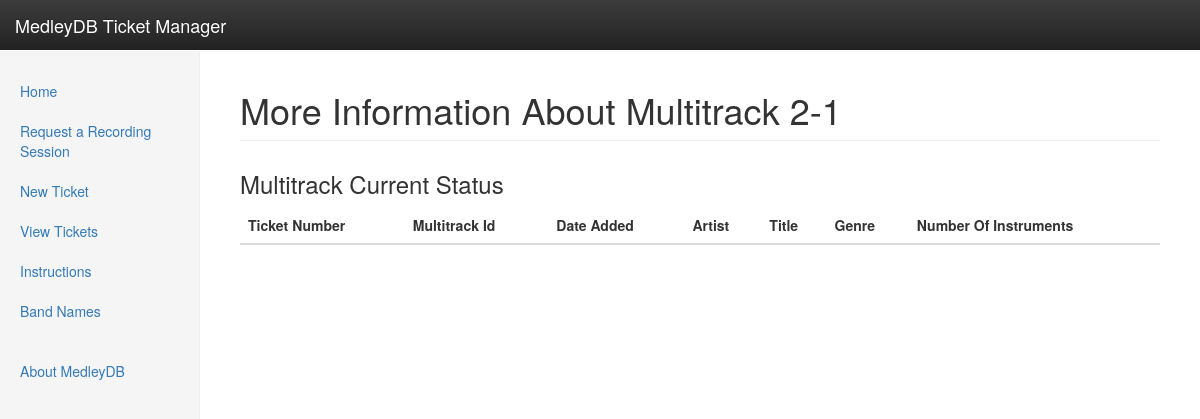
The page /multitrack?multitrack_id=2-1 on the database as committed earlier.
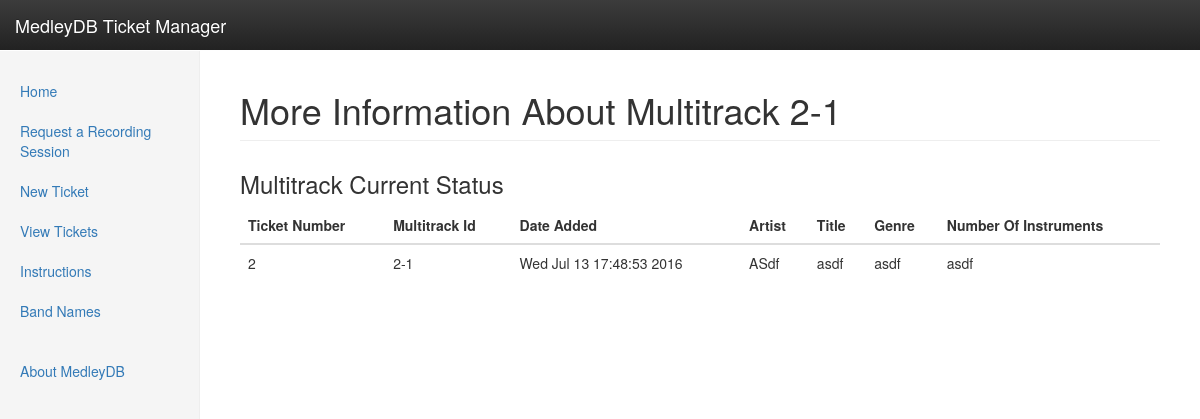
The same page on the database as committed later.
### tables this page shows
CREATE TABLE multitracks
( ticket_number varchar(20),
  multitrack_id varchar(20) PRIMARY KEY,
  date_added datetime,
  artist varchar(20),
  title varchar(20),
  genre varchar(20),
  number_of_instruments varchar(20)
);

### webapp.py (the view)
@APP.route('/multitrack')
def multitrack():
    ticket_number = request.args.get('ticket_number')
    multitrack_id = request.args.get('multitrack_id')
    db_connection = connect_db(APP)
    multitrack_status_headers = get_header(APP, 'multitracks')
    formatted_multitrack_status_headers = [
        format_headers(h) for h in multitrack_status_headers
    ]
    multitrack_status_cursor = db_connection.execute(
        'select * from multitracks where multitrack_id="{}"'.format(
            multitrack_id
        )
    )
    multitrack_status = fill_table(
        multitrack_status_headers, multitrack_status_cursor
    )
    return render_template(
        'multitrack.html', multitrack_id=multitrack_id,
        ticket_number=ticket_number,
        multitrack_status_headers=multitrack_status_headers,
        formatted_multitrack_status_headers=formatted_multitrack_status_headers,
        multitrack_status=multitrack_status
    )

### utils.py (called while the page is built)
def connect_db(app):
    db_connection = sqlite3.connect(app.config['DATABASE'])
    db_connection.row_factory = sqlite3.Row
    return db_connection

def get_header(app, table_name):
    db_connection = connect_db(app)
    cursor = db_connection.execute('select * from {}'.format(table_name))
    column_headers = list(map(lambda x: x[0], cursor.description))
    return column_headers

def fill_table(headers, cursor):
    table = {}
    for name in headers:
        table[name] = []
    for row in cursor:
        for name, item in zip(headers, row):
            table[name].append(item)
    return table

def format_headers(column_name):
    return column_name.replace("_", " ").title()

### templates/multitrack.html
{% extends "template.html" %}
{% block content %}
<h1 class="sub-header">More Information About Multitrack {{ multitrack_id }} </h1>
      <div class="table-responsive">
        <h3>Multitrack Current Status</h3>
        <table class="table">
          <thead>
            {% for col in range(formatted_multitrack_status_headers|count) %}
                <th>{{ formatted_multitrack_status_headers[col] }}</th>
            {% endfor %}
          </thead>
          <tbody>
            {% for row_index in range(multitrack_status['multitrack_id']|count) %}
                <tr>
                  {% for col in range(multitrack_status_headers |count) %}
                    <td>{{ multitrack_status[multitrack_status_headers[col]][row_index] }}</td>
                  {% endfor %}
                </tr>
            {% endfor %}
          </tbody>
        </table>
      </div>
{% endblock %}

### templates/template.html (shortened to what this page needs)
<!doctype html>
<html lang="en">
    <head>
        <link rel="stylesheet" href="https://maxcdn.bootstrapcdn.com/bootstrap/3.3.6/css/bootstrap.min.css">
        <link rel="stylesheet" href="https://maxcdn.bootstrapcdn.com/bootstrap/3.3.6/css/bootstrap-theme.min.css">
        <link href="static/style.css" rel="stylesheet">
    </head>
    <body data-spy="spyscroll" data-target=".navbar-default">
        <nav class="navbar navbar-inverse navbar-fixed-top">
          <div class="container-fluid">
            <div class="navbar-header">
              <a class="navbar-brand" href="#">MedleyDB Ticket Manager</a>
            </div>
          </div>
        </nav>
        <div class="container-fluid">
          <div class="row">
            <div class="col-sm-3 col-md-2 sidebar" >
              <ul class="nav nav-sidebar" >
                <li ><a href="/">Home</a></li>
                <li ><a href="/requestrecord">Request a Recording Session</a></li>
                <li ><a href="/newticket">New Ticket</a></li>
                <li ><a href="/viewtickets">View Tickets</a></li>
                <li ><a href="/instructions">Instructions</a></li>
                <li ><a href="/bandnames">Band Names</a></li>
              </ul>
              <ul class="nav nav-sidebar">
                <li><a href="http://medleydb.weebly.com">About MedleyDB</a></li>
              </ul>
            </div>
            <div class="col-sm-9 col-sm-offset-3 col-md-10 col-md-offset-2 main">
                {% block content %}{% endblock %}
            </div>
          </div>
        </div>
    </body>
</html>

### static/style.css (style rules this page uses)
body { padding-top: 50px; }
.sub-header { padding-bottom: 10px; border-bottom: 1px solid #eee; }
.navbar-fixed-top { border: 0; }
.sidebar { display: none; }
@media (min-width: 768px) { .sidebar { position: fixed; top: 51px; bottom: 0; left: 0; z-index: 1000; display: block; padding: 20px; overflow-x: hidden; overflow-y: auto; background-color: #f5f5f5; border-right: 1px solid #eee; } }
.nav-sidebar { margin-right: -21px; margin-bottom: 20px; margin-left: -20px; }
.nav-sidebar > li > a { padding-right: 20px; padding-left: 20px; }
.main { padding: 20px; }
@media (min-width: 768px) { .main { padding-right: 40px; padding-left: 40px; } }

Rows that differ between the two databases and show on the page:
added multitracks: multitrack_id "2-1" "Wed Jul 13 17:48:53 2016" "ASdf" "asdf" "asdf" "asdf"
Other text that changed with them:
new list line: "2"
